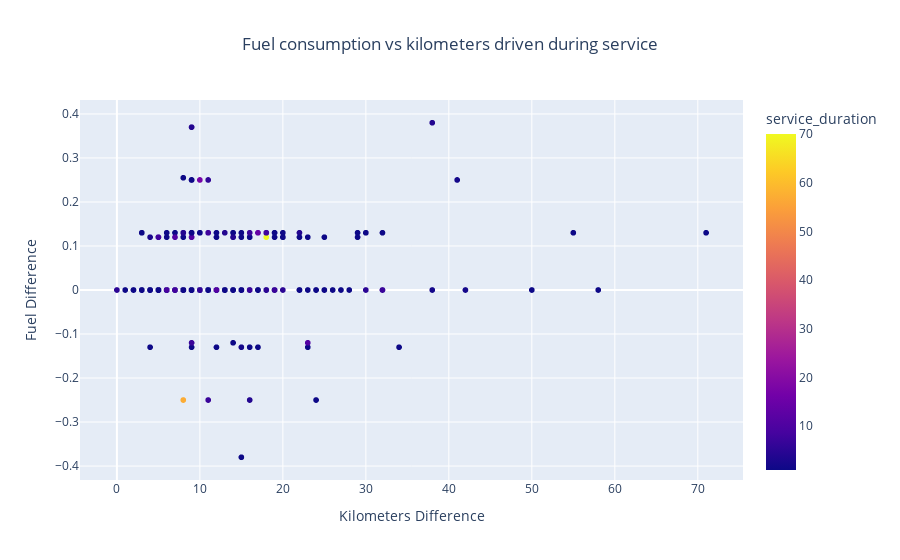

The notebook cell this image was saved under:
### Code cell
# Scatter plot: Fuel Consumption vs. kilometers driven during service
fig = px.scatter(df, 
                 x='KMs Diff',      # Kilometers Difference
                 y='Fuel Diff',          # Fuel Difference
                 color='service_duration', # Distinguish as per service duration
                 title='Fuel consumption vs kilometers driven during service',
                 labels={'KMs Diff': 'Kilometers Difference', 'Fuel Diff': 'Fuel Difference'}
                )

# Center the title
fig.update_layout(title_x=0.5)

# Display the scatter plot
fig.show()

### Figure 1 — Plotly figure (JSON) as saved in the notebook; plotly's stock layout.template omitted (floating-point values rounded to 4 significant figures; data arrays with more than 128 entries replaced by an {"elided": "..."} marker saying what was removed)
{"data": [{"hovertemplate": "Kilometers Difference=%{x}<br>Fuel Difference=%{y}<br>service_duration=%{marker.color}<extra></extra>", "legendgroup": "", "marker": {"color": {"elided": "1499 int values"}, "coloraxis": "coloraxis", "symbol": "circle"}, "mode": "markers", "name": "", "showlegend": false, "type": "scattergl", "x": {"elided": "1499 int values"}, "xaxis": "x", "y": {"elided": "1499 float values"}, "yaxis": "y"}], "layout": {"coloraxis": {"colorbar": {"title": {"text": "service_duration"}}, "colorscale": [[0, "#0d0887"], [0.1111, "#46039f"], [0.2222, "#7201a8"], [0.3333, "#9c179e"], [0.4444, "#bd3786"], [0.5556, "#d8576b"], [0.6667, "#ed7953"], [0.7778, "#fb9f3a"], [0.8889, "#fdca26"], [1, "#f0f921"]]}, "legend": {"tracegroupgap": 0}, "title": {"text": "Fuel consumption vs kilometers driven during service", "x": 0.5}, "xaxis": {"anchor": "y", "domain": [0, 1], "title": {"text": "Kilometers Difference"}}, "yaxis": {"anchor": "x", "domain": [0, 1], "title": {"text": "Fuel Difference"}}}}
